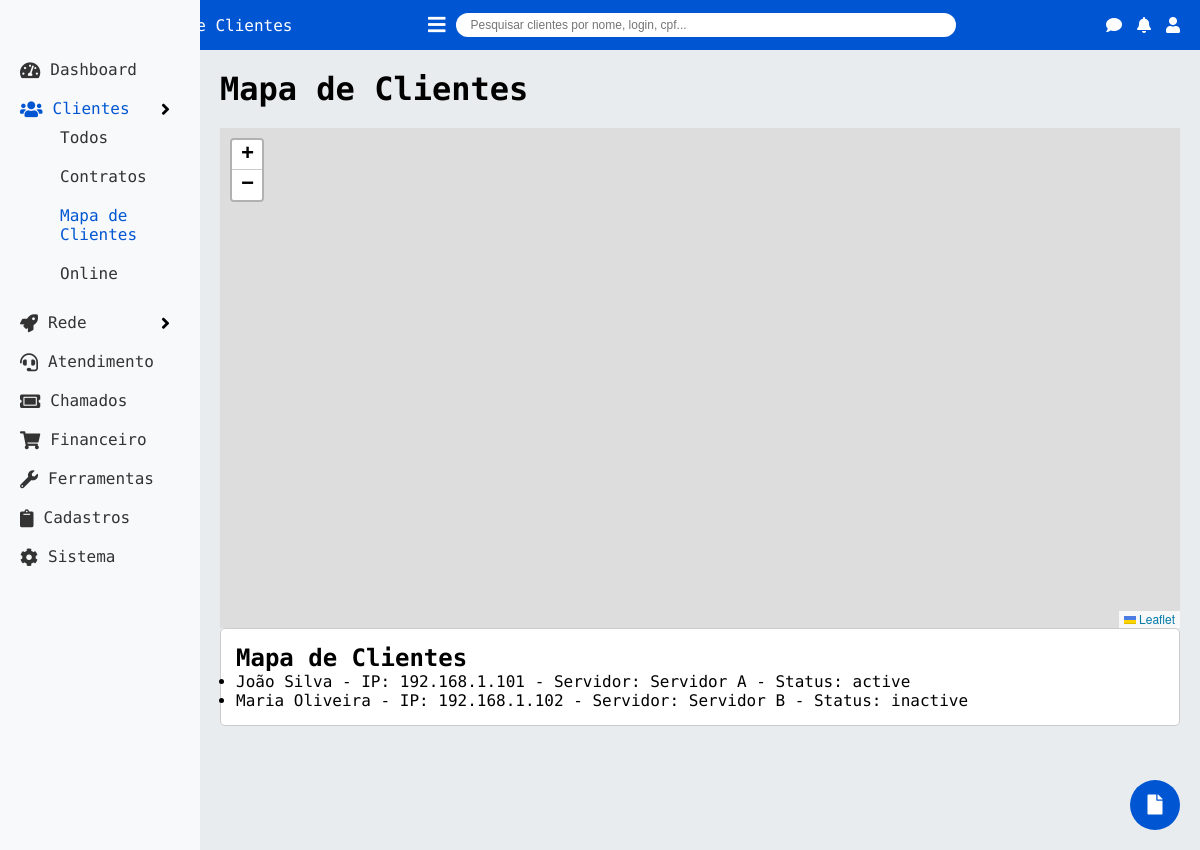
The page /clientes/mapa on the database as committed earlier.
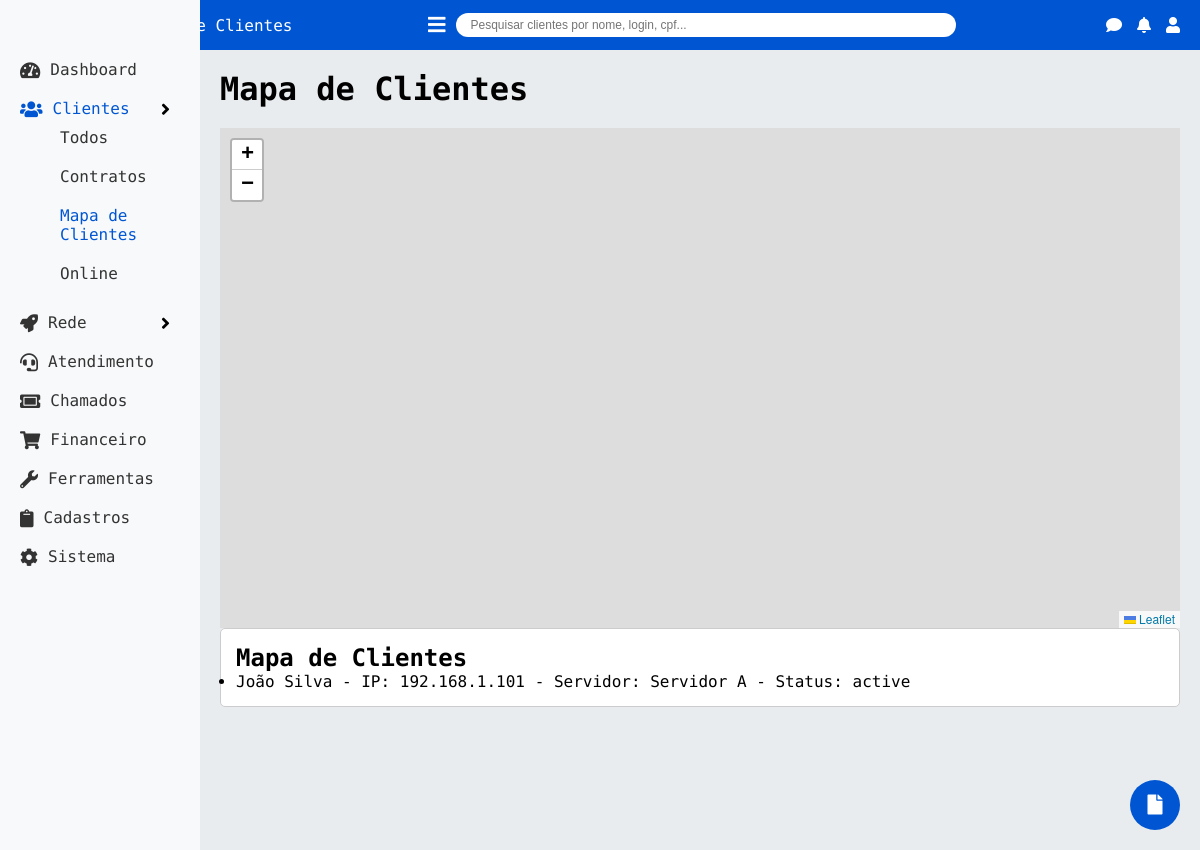
The same page on the database as committed later.
### tables this page shows
CREATE TABLE "clients" (
        id TEXT PRIMARY KEY,
        nome TEXT NOT NULL,
        login TEXT NOT NULL,
        dia_venc TEXT,
        ip TEXT,
        servidor TEXT,
        plano TEXT,
        status TEXT,
        msg_pendencia BOOLEAN,
        msg_bloqueio BOOLEAN,
        data_cadastro TEXT,
        isento_mensalidade BOOLEAN DEFAULT 0
    );

### app.py (the view)
@app.route('/clientes/mapa')
def clientes_mapa():
    conn = get_db_connection()
    cursor = conn.cursor()
    cursor.execute("SELECT * FROM clients")
    clients = cursor.fetchall()
    conn.close()
    return render_template('clientes/mapa.html', page_title="Mapa de Clientes", clients=clients)

### app.py (called while the page is built)
def get_db_connection():
    conn = sqlite3.connect('netgestor.db')
    conn.row_factory = sqlite3.Row
    return conn

### templates/clientes/mapa.html (shortened to what this page needs)
{% extends 'base.html' %}
{% block content %}
    <h1>Mapa de Clientes</h1>
    <div id="map" style="height: 500px; margin-top: 20px;"></div>
    <link rel="stylesheet" href="https://unpkg.com/leaflet@1.9.4/dist/leaflet.css" />
<div class="section section-info">
    <h2>Mapa de Clientes</h2>
    {% if clients %}
        <ul>
            {% for client in clients %}
                <li>{{ client['nome'] }} - IP: {{ client['ip'] }} - Servidor: {{ client['servidor'] }} - Status: {{ client['status'] }}</li>
            {% endfor %}
        </ul>
    {% else %}
        <p>Nenhum cliente cadastrado.</p>
    {% endif %}
</div>
{% endblock %}

Rows that differ between the two databases and show on the page:
removed clients: nome "Maria Oliveira", ip "192.168.1.102", servidor "Servidor B", status "inactive"
